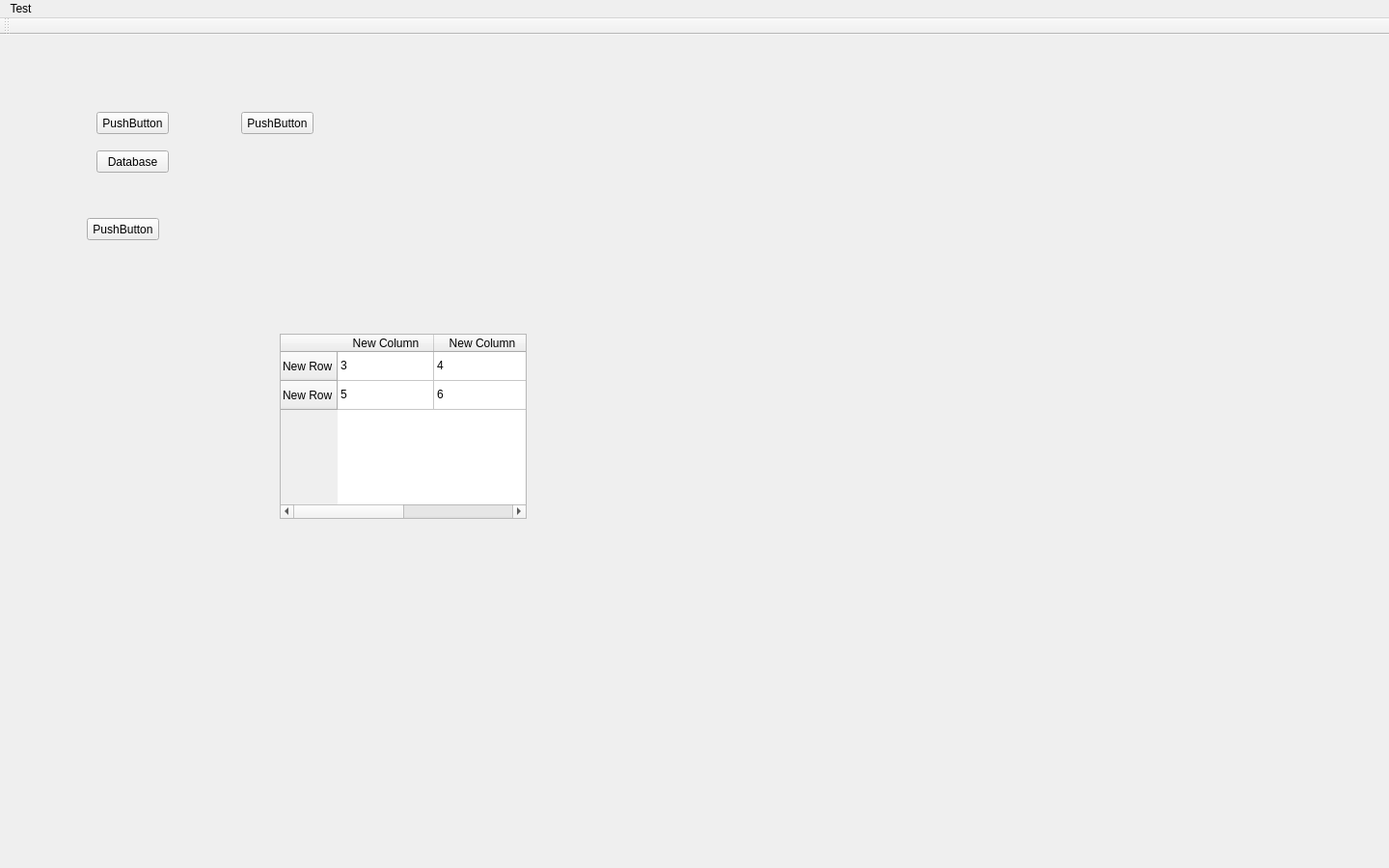
<?xml version="1.0" encoding="UTF-8"?>
<ui version="4.0">
 <class>MainWindow</class>
 <widget class="QMainWindow" name="MainWindow">
  <property name="geometry">
   <rect>
    <x>0</x>
    <y>0</y>
    <width>1440</width>
    <height>900</height>
   </rect>
  </property>
  <property name="windowTitle">
   <string>MainWindow</string>
  </property>
  <property name="styleSheet">
   <string notr="true">background-image:url(G:/WinParkUI/debug/Image/MainBG.jpg);</string>
  </property>
  <widget class="QWidget" name="centralWidget">
   <widget class="QPushButton" name="pushButton">
    <property name="geometry">
     <rect>
      <x>100</x>
      <y>80</y>
      <width>75</width>
      <height>23</height>
     </rect>
    </property>
    <property name="text">
     <string>PushButton</string>
    </property>
   </widget>
   <widget class="QPushButton" name="pushButton_2">
    <property name="geometry">
     <rect>
      <x>100</x>
      <y>120</y>
      <width>75</width>
      <height>23</height>
     </rect>
    </property>
    <property name="text">
     <string>Database</string>
    </property>
   </widget>
   <widget class="QPushButton" name="pushButton_3">
    <property name="geometry">
     <rect>
      <x>90</x>
      <y>190</y>
      <width>75</width>
      <height>23</height>
     </rect>
    </property>
    <property name="text">
     <string>PushButton</string>
    </property>
   </widget>
   <widget class="QTableWidget" name="tableWidget">
    <property name="geometry">
     <rect>
      <x>290</x>
      <y>310</y>
      <width>256</width>
      <height>192</height>
     </rect>
    </property>
    <row>
     <property name="text">
      <string>New Row</string>
     </property>
    </row>
    <row>
     <property name="text">
      <string>New Row</string>
     </property>
    </row>
    <column>
     <property name="text">
      <string>New Column</string>
     </property>
    </column>
    <column>
     <property name="text">
      <string>New Column</string>
     </property>
    </column>
    <item row="0" column="0">
     <property name="text">
      <string>3</string>
     </property>
    </item>
    <item row="0" column="1">
     <property name="text">
      <string>4</string>
     </property>
    </item>
    <item row="1" column="0">
     <property name="text">
      <string>5</string>
     </property>
    </item>
    <item row="1" column="1">
     <property name="text">
      <string>6</string>
     </property>
    </item>
   </widget>
   <widget class="QPushButton" name="pushButton_4">
    <property name="geometry">
     <rect>
      <x>250</x>
      <y>80</y>
      <width>75</width>
      <height>23</height>
     </rect>
    </property>
    <property name="text">
     <string>PushButton</string>
    </property>
   </widget>
  </widget>
  <widget class="QToolBar" name="toolBar">
   <property name="windowTitle">
    <string>toolBar</string>
   </property>
   <attribute name="toolBarArea">
    <enum>TopToolBarArea</enum>
   </attribute>
   <attribute name="toolBarBreak">
    <bool>false</bool>
   </attribute>
  </widget>
  <widget class="QMenuBar" name="menuBar">
   <property name="geometry">
    <rect>
     <x>0</x>
     <y>0</y>
     <width>1440</width>
     <height>19</height>
    </rect>
   </property>
   <widget class="QMenu" name="menuTest">
    <property name="title">
     <string>Test</string>
    </property>
    <addaction name="actionKill"/>
   </widget>
   <addaction name="menuTest"/>
  </widget>
  <action name="actionOpen">
   <property name="text">
    <string>Open</string>
   </property>
  </action>
  <action name="actionKill">
   <property name="text">
    <string>Kill</string>
   </property>
  </action>
 </widget>
 <layoutdefault spacing="6" margin="11"/>
 <resources/>
 <connections/>
</ui>
